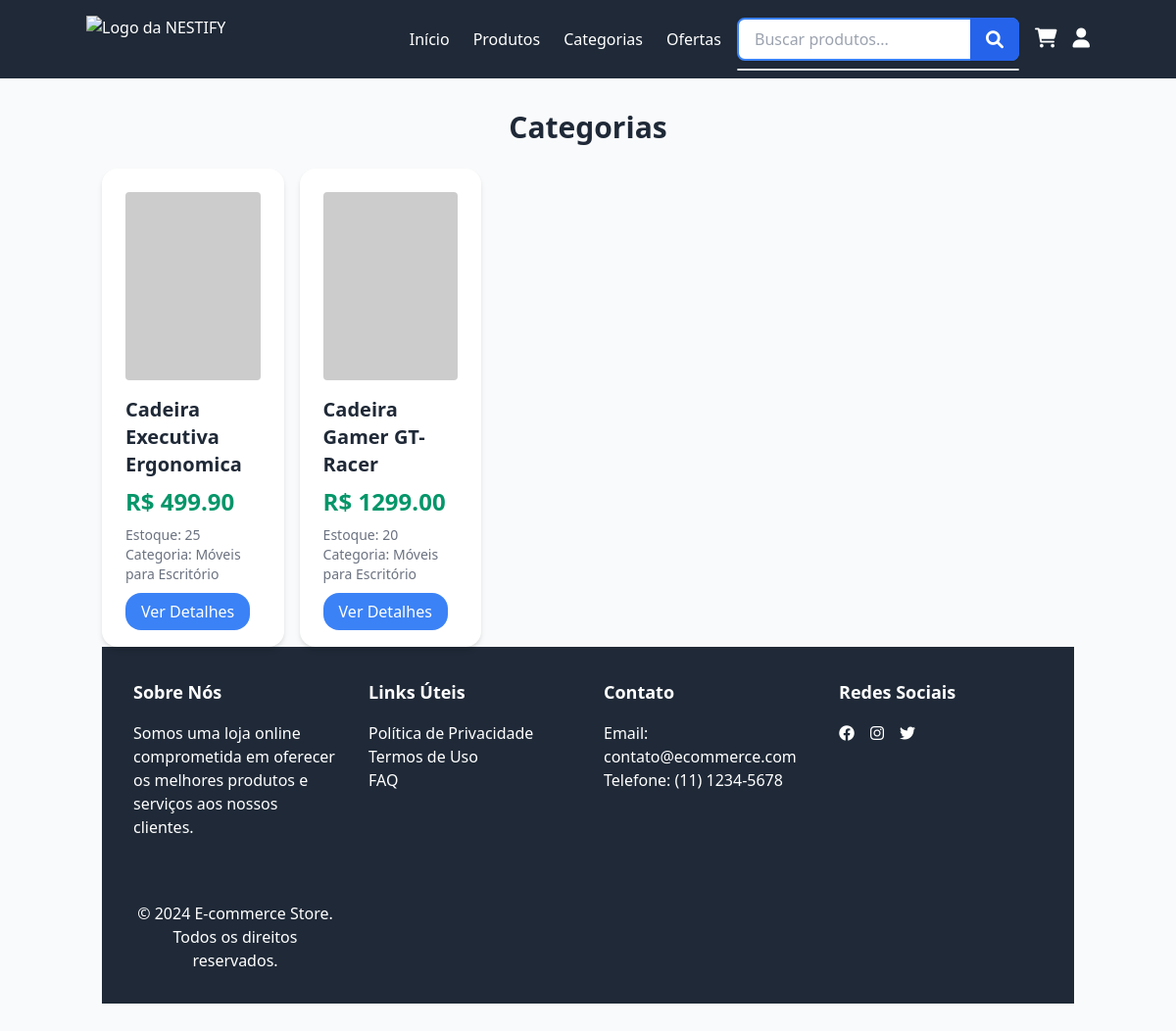
Page /categories/products-by-category/1/ on the committed database.
### loja/models.py (models this page shows, shortened)
class Product(models.Model):
    image = models.ImageField(upload_to='products/', blank=True, null=True)
    name = models.CharField(max_length=100)
    description = models.TextField()
    price = models.DecimalField(max_digits=10, decimal_places=2, validators=[MinValueValidator(Decimal('0.01'))])
    discount = models.DecimalField(max_digits=5, decimal_places=2, validators=[MinValueValidator(0), MaxValueValidator(100)], default=0)
    stock = models.PositiveIntegerField()
    category = models.ForeignKey(Category, on_delete=models.CASCADE, related_name='products')
    width = models.DecimalField(max_digits=10, decimal_places=2, help_text="Product width in centimeters", validators=[MinValueValidator(0)])
    length = models.DecimalField(max_digits=10, decimal_places=2, help_text="Product length in centimeters", validators=[MinValueValidator(0)])
    height = models.DecimalField(max_digits=10, decimal_places=2, help_text="Product height in centimeters", validators=[MinValueValidator(0)])
    weight = models.DecimalField(max_digits=10, decimal_places=3, help_text="Product weight in kilograms", validators=[MinValueValidator(0)])
    color = models.CharField(max_length=30)
    materials = models.CharField(max_length=255, help_text="Product materials, separated by comma")
    fragilities = models.TextField(help_text="Product fragilities, if any", blank=True, null=True)
    customer_risk = models.TextField(help_text="Possible risks to customer", blank=True, null=True)

class Category(models.Model):
    image = models.ImageField(upload_to='categories/')
    name = models.CharField(max_length=50, unique=True)
    description = models.TextField(blank=True, null=True)
    def __str__(self):
        return self.name

### loja/views.py (the view)
# urls.py: path('categories/products-by-category/<int:category_id>/', views.products_by_category, name='products_by_category'),
def products_by_category(request, category_id):
    category = get_object_or_404(Category, id=category_id)
    products = Product.objects.filter(category=category)
    return render(request, 'products_by_category.html', {'category': category, 'products': products})

### loja/templates/products_by_category.html (shortened to what this page needs)
{% extends 'base.html' %}
{% block content %}
<main class="container mx-auto px-4 py-8">
  <h1 class="text-3xl font-bold mb-6 text-center text-gray-800">Categorias</h1>
  <section class="grid grid-cols-2 sm:grid-cols-3 md:grid-cols-4 lg:grid-cols-5 gap-4">
    {% for product in products %}
    <article class="bg-white p-6 rounded-2xl shadow-md hover:shadow-xl transition-shadow duration-300">
        {% if product.image %}
            <img src="{{ product.image }}" alt="{{ product.name }}" class="w-full h-48 object-cover mb-4 rounded">
        {% else %}
            <img src="https://via.placeholder.com/300" alt="{{ product.name }}" class="w-full h-48 object-cover mb-4 rounded">
        {% endif %}
        <h3 class="text-xl font-semibold mb-2 text-gray-800">{{ product.name }}</h3>
        {% if product.desconto > 0 %}
            <p class="text-lg text-gray-600"><s>R$ {{ product.price }}</s></p>
            <p class="text-2xl font-bold text-green-600 mb-2">R$ {{ product.price_with_discount }}</p>
            <p class="text-sm text-red-600">{{ product.desconto }}% OFF</p>
        {% else %}
            <p class="text-2xl font-bold text-green-600 mb-2">R$ {{ product.price }}</p>
        {% endif %}
        <p class="text-sm text-gray-500">Estoque: {{ product.stock }}</p>
        <p class="text-sm text-gray-500">Categoria: {{ product.category }}</p>
        <article class="mt-4">
            <a href="{% url 'product_detail' product.id %}" class="bg-blue-500 text-white px-4 py-2 rounded-2xl hover:bg-blue-600 transition-colors duration-300">Ver Detalhes</a>
        </article>
    </article>
{% empty %}
    <p class="col-span-full text-center text-gray-500 text-lg">Nenhum produto disponível no momento.</p>
{% endfor %}
</section>
{% endblock %}

### rows in the picture
Product: name "Cadeira Executiva Ergonomica", price "499.90", stock "25", category "Móveis para Escritório"
Product: name "Cadeira Gamer GT-Racer", price "1299.00", stock "20", category "Móveis para Escritório"
